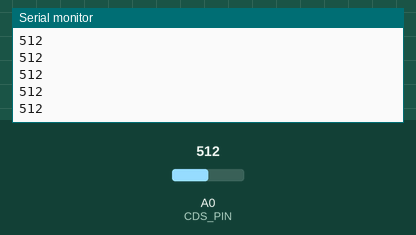
This sketch was run on a simulated Arduino Uno, built with avr-gcc and run on an emulated ATmega328P. Shown: the last lines printed to the serial monitor. The test bench sets the inputs (shaded band); at power-on: A0 (CDS_PIN) = 512.

Above: at 1.2 s.
1.3 s: A0 (CDS_PIN) set to 716
At 1.9 s:
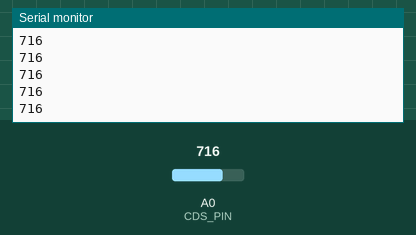
2.8 s: A0 (CDS_PIN) set to 900
At 3.9 s:
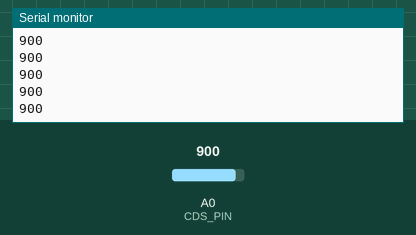
Timing chart, 0 to 5.8 s (numbered marks = the images above; inputs shaded):
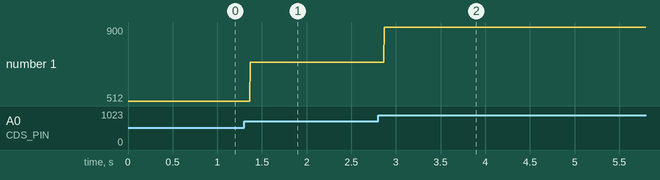

The sketch:

filter.ino
```cpp
#define CDS_PIN A0              // Cdsセルが接続されているピン番号

// 起動後に一度だけ実行される関数
void setup() {
  Serial.begin(9600);
}

// ずっと繰り返される関数
void loop() {
  Serial.println(analogRead(CDS_PIN));  // Cdsセルの出力値を送信
}
```

Measured:
- after the input at 1.3 s, the serial monitor: prints a new line after 0.07 s (image 1)
- after the input at 2.8 s, the serial monitor: prints a new line after 0.07 s (image 2)
- plotted number 1: 512 → 716 after the input at 1.3 s, 716 → 900 after the input at 2.8 s
